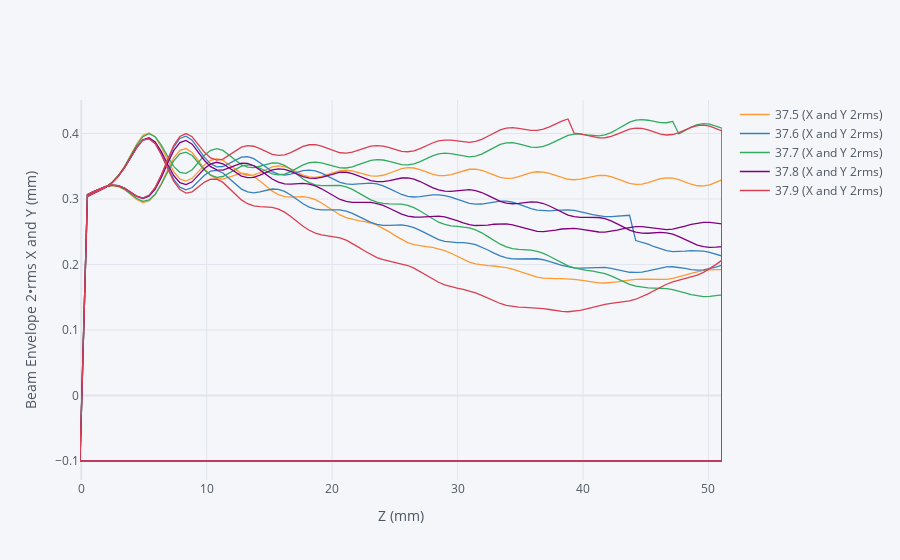

Here is the notebook cell this chart was saved with:
### Code cell
df37.iplot(x=['37.0z'],y=['37.5 (X and Y 2rms)','37.6 (X and Y 2rms)','37.7 (X and Y 2rms)','37.8 (X and Y 2rms)','37.9 (X and Y 2rms)'],xTitle="Z (mm)",yTitle="Beam Envelope 2•rms X and Y (mm)")

### Figure 1 — Plotly figure (JSON) as saved in the notebook; plotly's stock layout.template omitted (floating-point values rounded to 4 significant figures; data arrays with more than 128 entries replaced by an {"elided": "..."} marker saying what was removed)
{"data": [{"line": {"color": "rgba(255, 153, 51, 1.0)", "dash": "solid", "shape": "linear", "width": 1.3}, "mode": "lines", "name": "37.5 (X and Y 2rms)", "text": "", "type": "scatter", "x": {"elided": "212 float values"}, "y": {"elided": "212 float values"}}, {"line": {"color": "rgba(55, 128, 191, 1.0)", "dash": "solid", "shape": "linear", "width": 1.3}, "mode": "lines", "name": "37.6 (X and Y 2rms)", "text": "", "type": "scatter", "x": {"elided": "212 float values"}, "y": {"elided": "212 float values"}}, {"line": {"color": "rgba(50, 171, 96, 1.0)", "dash": "solid", "shape": "linear", "width": 1.3}, "mode": "lines", "name": "37.7 (X and Y 2rms)", "text": "", "type": "scatter", "x": {"elided": "212 float values"}, "y": {"elided": "212 float values"}}, {"line": {"color": "rgba(128, 0, 128, 1.0)", "dash": "solid", "shape": "linear", "width": 1.3}, "mode": "lines", "name": "37.8 (X and Y 2rms)", "text": "", "type": "scatter", "x": {"elided": "212 float values"}, "y": {"elided": "212 float values"}}, {"line": {"color": "rgba(219, 64, 82, 1.0)", "dash": "solid", "shape": "linear", "width": 1.3}, "mode": "lines", "name": "37.9 (X and Y 2rms)", "text": "", "type": "scatter", "x": {"elided": "212 float values"}, "y": {"elided": "212 float values"}}], "layout": {"legend": {"bgcolor": "#F5F6F9", "font": {"color": "#4D5663"}}, "paper_bgcolor": "#F5F6F9", "plot_bgcolor": "#F5F6F9", "title": {"font": {"color": "#4D5663"}}, "xaxis": {"gridcolor": "#E1E5ED", "showgrid": true, "tickfont": {"color": "#4D5663"}, "title": {"font": {"color": "#4D5663"}, "text": "Z (mm)"}, "zerolinecolor": "#E1E5ED"}, "yaxis": {"gridcolor": "#E1E5ED", "showgrid": true, "tickfont": {"color": "#4D5663"}, "title": {"font": {"color": "#4D5663"}, "text": "Beam Envelope 2•rms X and Y (mm)"}, "zerolinecolor": "#E1E5ED"}}}
